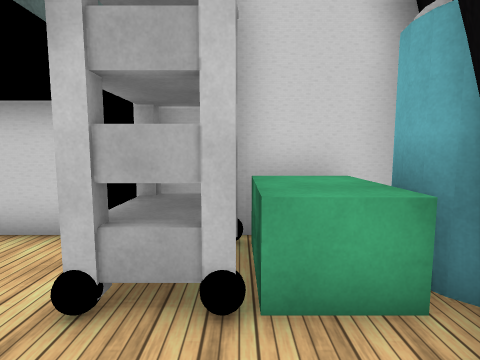
View 1 (above)

13 first-person views from a walk through a Unity game level. The camera is 1.5 m above the floor, tilts 6° down and sees 80° across. The floor is counted in squares, 1 m on a side. Each view is taken from the middle of a square. On the plan, view 1 faces up. The plan holds only what a view shows up to about 14 squares ahead; the rest is blank. Some surface patterns are stand-ins.

View 2
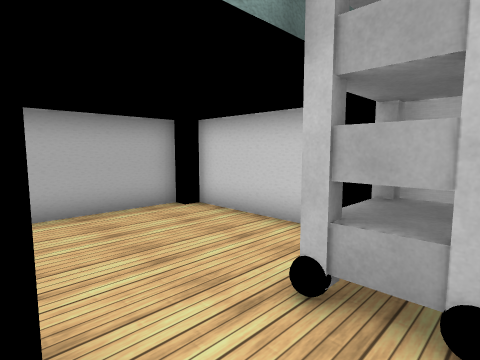

View 3
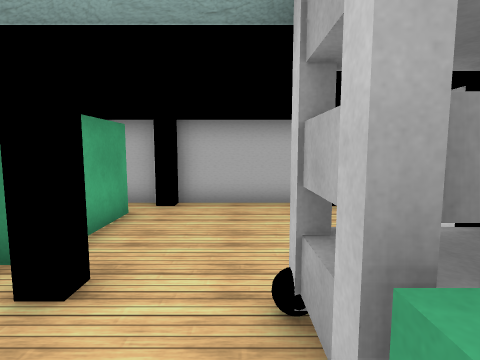

View 4
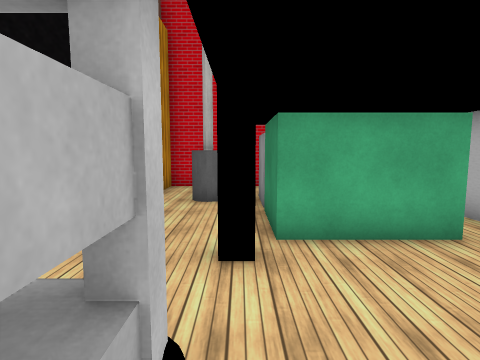

View 5
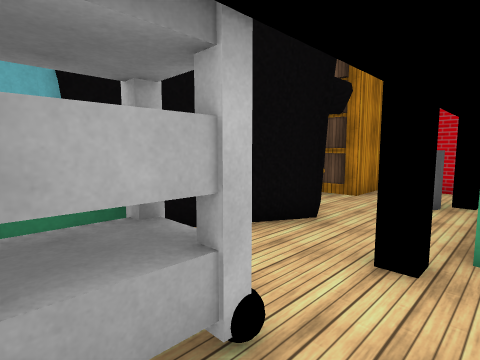

View 6
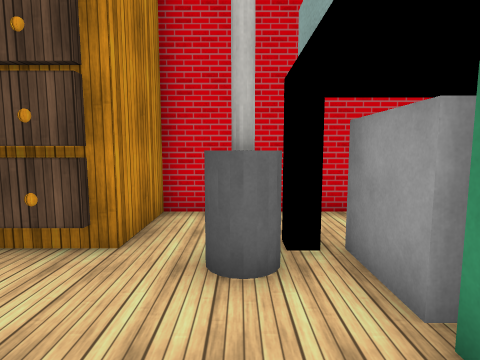

View 7
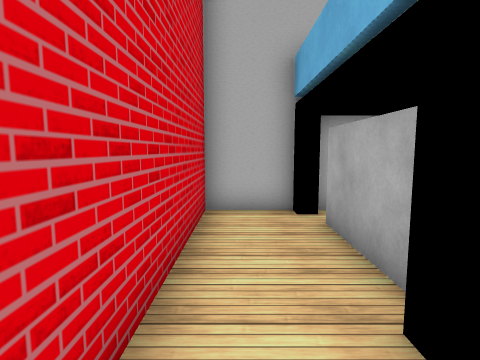

View 8
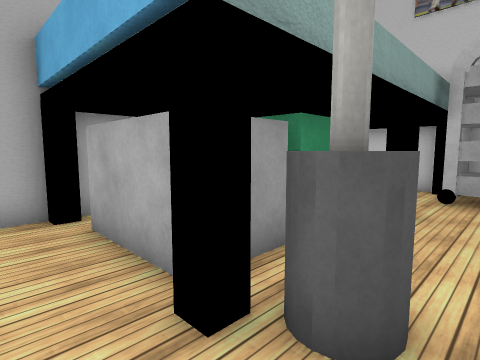

View 9
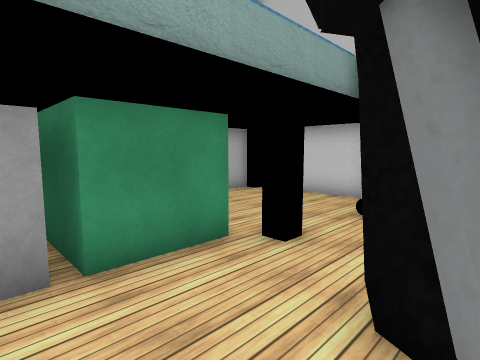

View 10
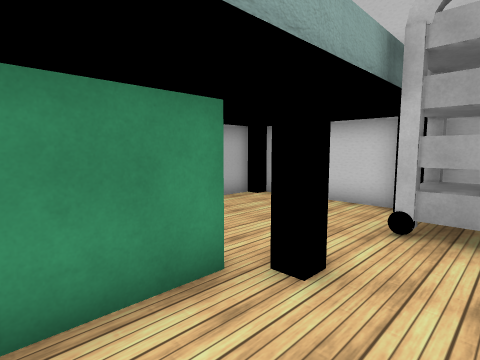

View 11
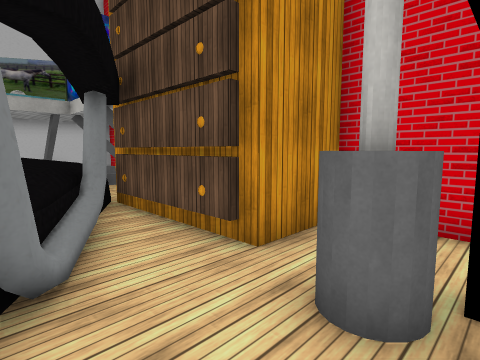

View 12
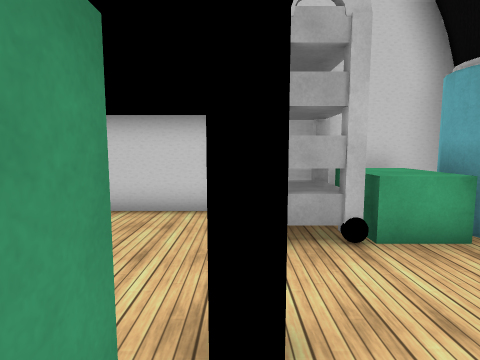

View 13
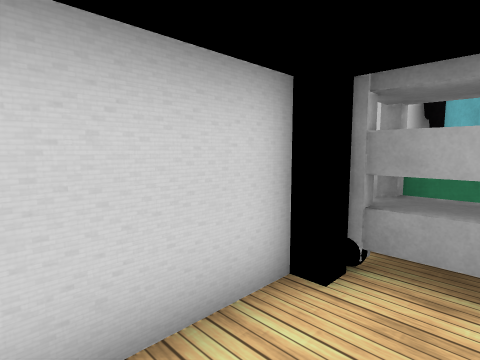

### Floor plan
Points are (right, up) in squares from view 1. A wall is a line through its corners. A room is listed if a view was taken in it or the views show most of it. See-through windows are left out.
Room 1 (views 1, 2, 3, 4, 5, 13)
walls: (-1.2, 4.3) (-2.2, 4.3); (-2.1, 4.9) (-6.6, 4.9); (0, 2.5) (-1.5, 2.5) (-1.5, 4.6); (-5.8, -0.7) (-2.6, -0.7); (0.4, -0.9) (1.6, 1.3); (-7.1, -0.4) (-7.1, -1.2); (-7.1, 4.5) (-7.1, 0.2)
ways out: opening at (-1, -1) to room 2; opening at (1, 2)
Room 2 (views 6, 9, 10, 11, 12)
walls: (-2.6, -3.4) (-2.6, -5.2); (0.8, -1.9) (-0.1, -1.5); (1.1, -2.5) (0.4, -2.2); (-2.6, -0.7) (-2.6, -3); (0.9, -5.3) (1.5, -5.3)
low walls: (1, -2.6) (0.9, -2.2)
ways out: opening at (-1, -1) to room 1; opening at (-0.5, -5) to room 3; opening at (1, -3.5)
objects: other object (-1, -5) to (-1, -4)
Room 3 (views 7, 8)
walls: (-2.9, -5.2) (-5.8, -5.2); (-7.1, -5.6) (-7.1, -7.9) (0.9, -7.9) (0.9, -5.3)
ways out: opening at (-0.5, -5) to room 2

Positions as (right, up) in squares from view 1, and headings:
1: (0, 0), facing up
2: (0, 0), facing up-left
3: (1, 2), facing left
4: (-2, 4), facing down
5: (-3, 4), facing down-right
6: (-1, -1), facing down
7: (0, -7), facing left
8: (0, -7), facing up-left
9: (1, -4), facing up-left
10: (0, -3), facing up-left
11: (-2, -2), facing down-right
12: (-2, -2), facing up
13: (-5, 3), facing up-right
